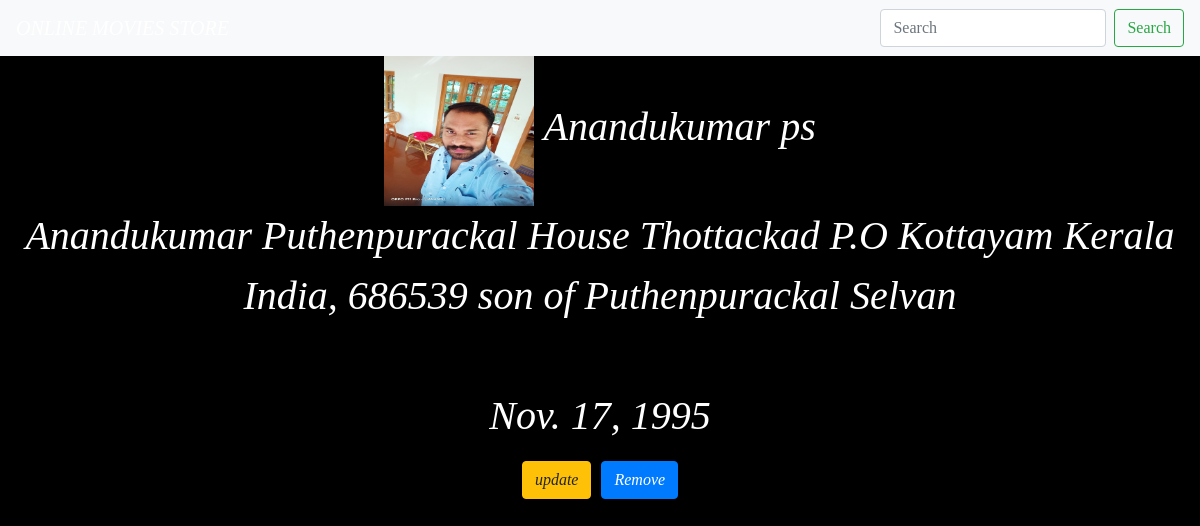
The app's page /movie/6/ with its own data.
### movieapp/models.py (models this page shows, shortened)
class movie(models.Model):
    name=models.CharField(max_length=250)
    desc=models.TextField()
    year=models.IntegerField()
    date=models.DateField()
    image=models.ImageField(upload_to= 'gallery')

### movieapp/views.py (the view)
# urls.py: path('movie/<int:movie_id>/',views.get_details,name='get_details'),
def get_details(request,movie_id):
    user=movie.objects.get(id=movie_id)
    return render(request,'details.html',{'Movie':user})

### templates/details.html
{% extends 'base.html' %}
{% block body %}
<img src="{{Movie.image.url}}" width="150" height="150">
{{Movie.name}}<br>
{{Movie.desc}}<br>
{{movie.year}}<br>
<i>{{Movie.date}}</i><br>
<a class="btn btn-warning" href="{% url 'movieapp:update' Movie.id %}">update</a>
<a class="btn btn-primary" href="{% url 'movieapp:delete' Movie.id %}">Remove</a>
{% endblock %}

### templates/base.html (shortened to what this page needs)
{% load static %}
<!DOCTYPE html>
<html lang="en">
<head>
    <link rel="stylesheet" href="https://cdn.jsdelivr.net/npm/bootstrap@4.0.0/dist/css/bootstrap.min.css">
    <link rel="stylesheet" href="{% static 'style.css' %}">
</head>
<body>
<nav class="navbar navbar-light bg-light justify-content-between">
  <a class="navbar-brand">ONLINE MOVIES STORE</a>
  <form class="form-inline">
    <input class="form-control mr-sm-2" type="search" placeholder="Search" aria-label="Search">
    <button class="btn btn-outline-success my-2 my-sm-0" type="submit">Search</button>
  </form>
</nav>
{% block body %}
{% endblock %}
</body>
</html>

### static/style.css (style rules this page uses)
body { background-color:black; color:white; font-style:oblique; font-size:250%; text-align:center; font-family:serif; }

### records on screen
movie: image (picture), name "Anandukumar ps", desc "Anandukumar Puthenpurackal House Thottackad P.O Kottayam Kerala India, 686539 son of Puthenpurackal Selvan", date "Nov. 17, 1995"
